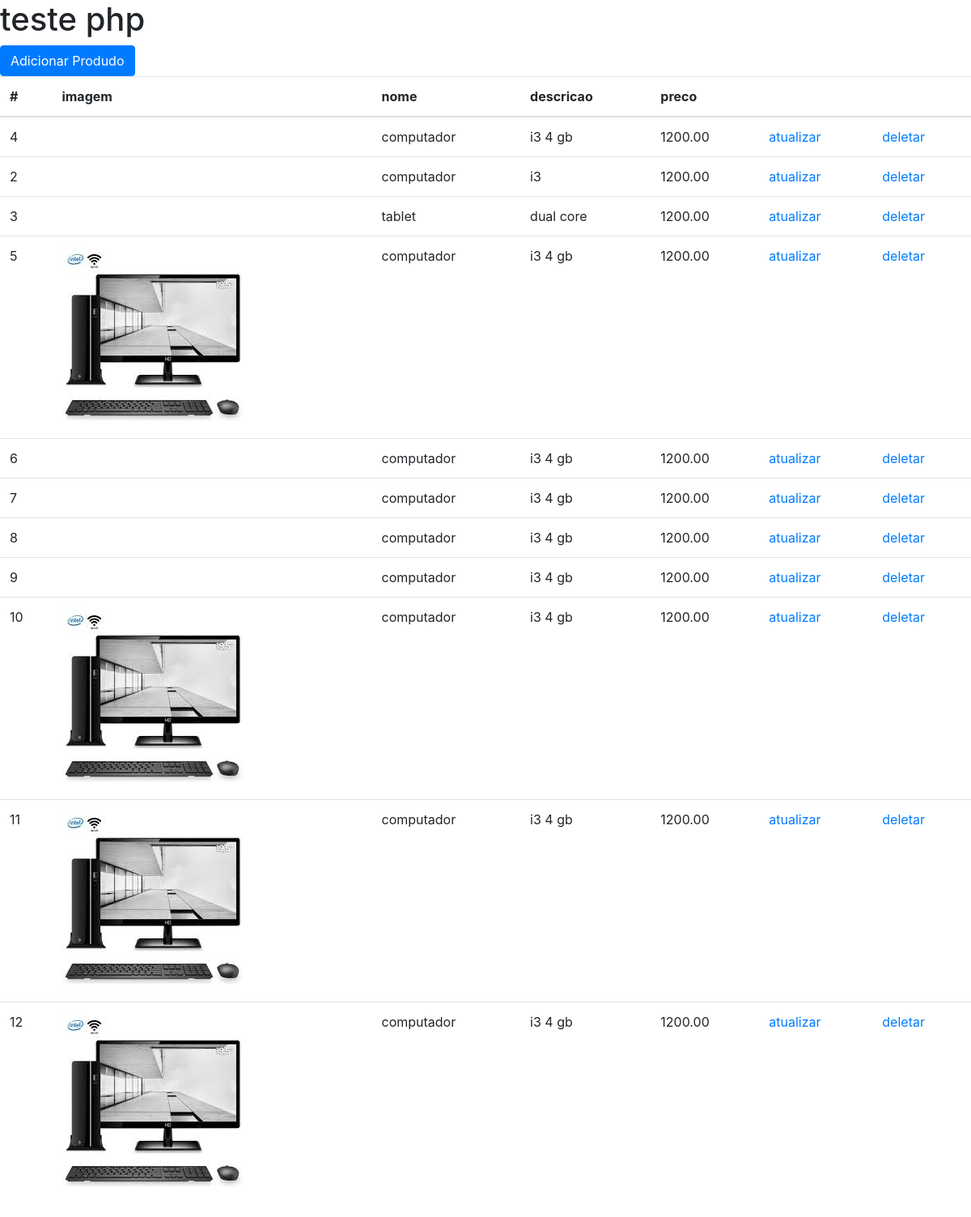
The page / on the database its author committed.
### tables this page shows
CREATE TABLE IF NOT EXISTS `produtos` (
  `id` int(11) NOT NULL AUTO_INCREMENT,
  `nome` varchar(100) NOT NULL,
  `descricao` varchar(200) NOT NULL,
  `imagem` varbinary(100) NOT NULL,
  `preco` decimal(16,2) NOT NULL,
  PRIMARY KEY (`id`)
);

### index.php (the view, shortened to what this page needs)
<!DOCTYPE html>
<html lang="pt-br">
<head>
	<link rel="stylesheet" href="https://stackpath.bootstrapcdn.com/bootstrap/4.5.0/css/bootstrap.min.css">
</head>
<body>
	<h1>teste php</h1>
	 <a href="adicionarproduto.php" class="btn btn-primary">Adicionar Produdo </a>
	<table class="table">
  <thead>
    <tr>
      <th scope="col">#</th>
      <th scope="col">imagem</th>
      <th scope="col">nome</th>
      <th scope="col">descricao</th>
      <th scope="col">preco</th>
      <th scope="col"></th>
      <th scope="col"></th>
    </tr>
  </thead>
  <tbody>
	<?php
	require "conexao.php";
	try {
    $stmt = $conexao->prepare("SELECT * FROM produtos");
        if ($stmt->execute()) {
            while ($rs = $stmt->fetch(PDO::FETCH_OBJ)) {
                echo "<tr>";
                echo "<td>".$rs->id."</td>";
                echo "<td><img src='".$rs->imagem."'/></td>";
                echo "<td>".$rs->nome."</td>";
                echo "<td>".$rs->descricao."</td>";
                echo "<td>".$rs->preco."</td>";
                echo "<td><a href='atualizarproduto.php?id=".$rs->id."'>atualizar</a></td>";
                echo "<td><a href='deletarproduto.php?id=".$rs->id."'>deletar</a></td>";
                echo "</tr>";
            }
        } else {
            echo "Erro: Não foi possível recuperar os dados do banco de dados";
        }
} catch (PDOException $erro) {
    echo "Erro: ".$erro->getMessage();
}
	?>
</tbody>
</table>
</body>
</html>

### rows shown on the page
produtos: id "4", nome "computador", descricao "i3 4 gb", preco "1200.00"
produtos: id "2", nome "computador", descricao "i3", preco "1200.00"
produtos: id "3", nome "tablet", descricao "dual core", preco "1200.00"
produtos: id "5", imagem (picture), nome "computador", descricao "i3 4 gb", preco "1200.00"
produtos: id "6", nome "computador", descricao "i3 4 gb", preco "1200.00"
produtos: id "7", nome "computador", descricao "i3 4 gb", preco "1200.00"
produtos: id "8", nome "computador", descricao "i3 4 gb", preco "1200.00"
produtos: id "9", nome "computador", descricao "i3 4 gb", preco "1200.00"
produtos: id "10", imagem (picture), nome "computador", descricao "i3 4 gb", preco "1200.00"
produtos: id "11", imagem (picture), nome "computador", descricao "i3 4 gb", preco "1200.00"
produtos: id "12", imagem (picture), nome "computador", descricao "i3 4 gb", preco "1200.00"
